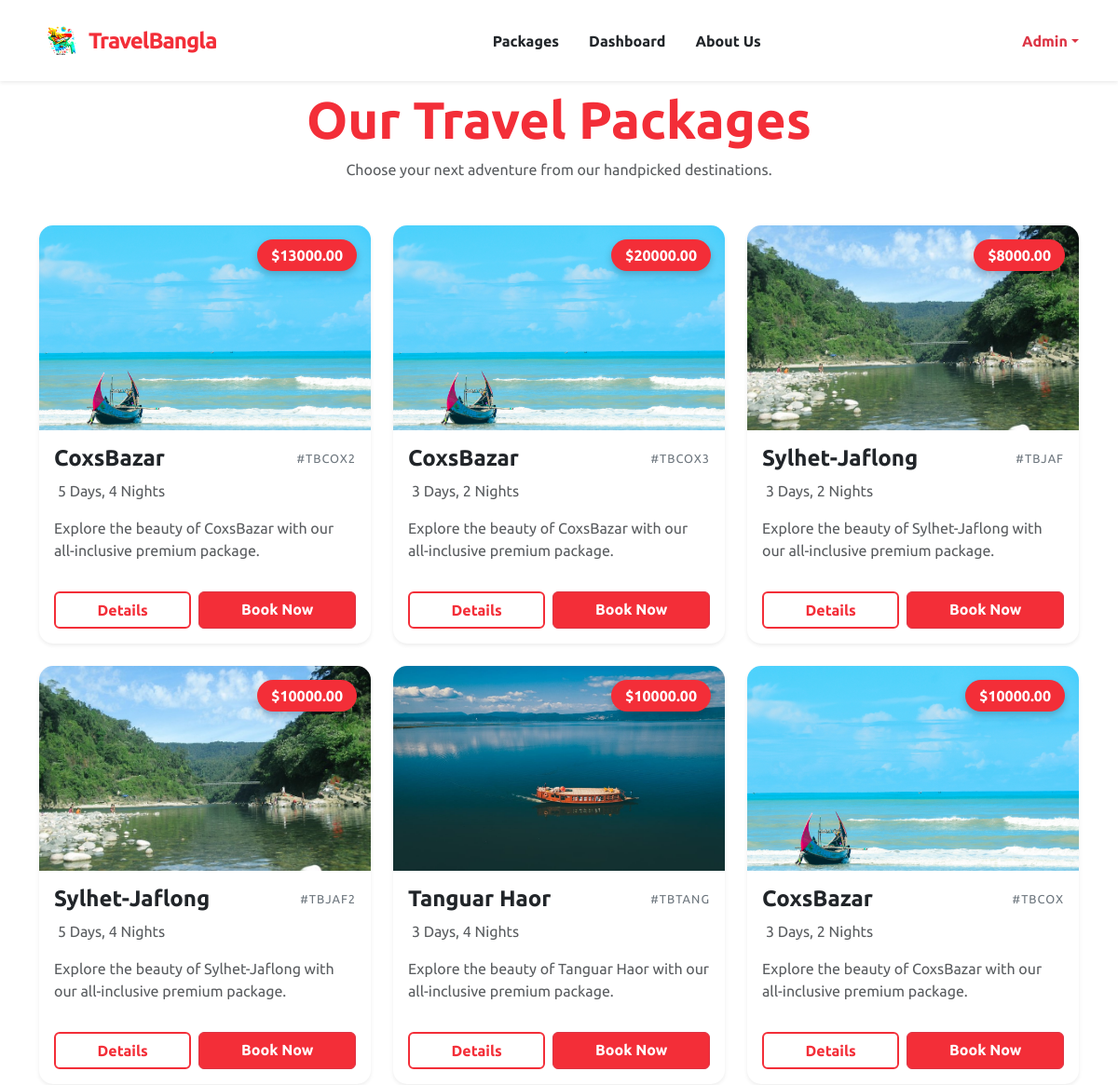
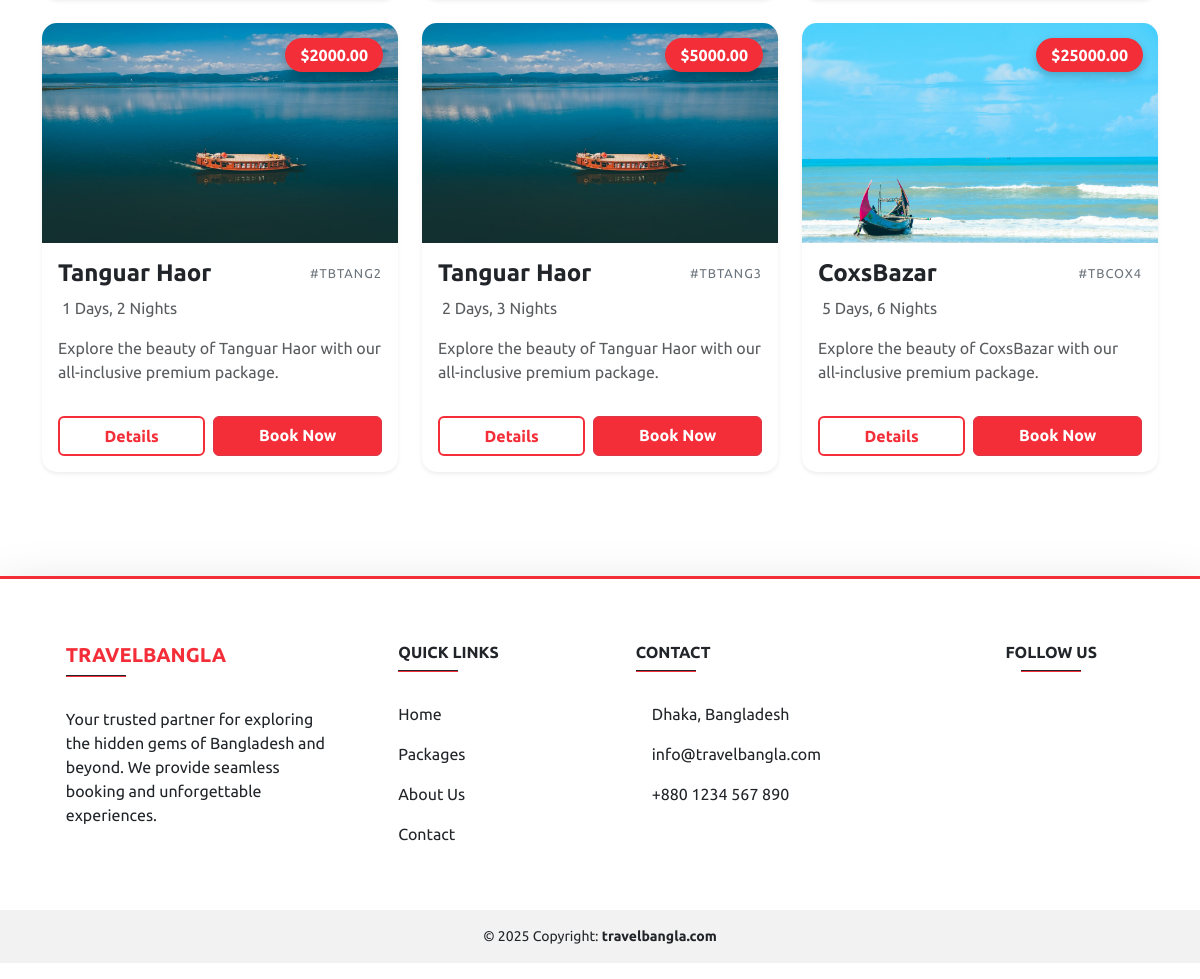
/packages/ (signed in), run on the app's committed database (2 pictures, top to bottom).
### Home/models.py (models this page shows, shortened)
class Package(models.Model):
    pName = models.CharField(max_length=100, primary_key=True, verbose_name="Package Name")
    destination = models.CharField(max_length=100, verbose_name="Destination")
    hotel = models.CharField(max_length=100, verbose_name="Hotel Name")
    days = models.IntegerField(verbose_name="Number of Days")
    nights = models.IntegerField(verbose_name="Number of Nights")
    price = models.DecimalField(max_digits=10, decimal_places=2, verbose_name="Package Price")
    description = models.TextField(verbose_name="Package Description")
    imgname = models.CharField(max_length=100, verbose_name="Image Name")

### Home/views.py (the view)
# urls.py: path('packages/', views.packages, name='packages'),
def packages(request):
    packages = Package.objects.all()
    return render(request,'packages.html',{'packages': packages})

### templates/packages.html (shortened to what this page needs)
{% extends "base.html" %}
{% load static %}
{% block body %}
<div class="container mt-2">
  <div class="text-center mb-5">
    <h1 class="display-4 fw-bold" style="color: #f32e38;">Our Travel Packages</h1>
    <p class="text-muted">Choose your next adventure from our handpicked destinations.</p>
  </div>
  <div class="row">
    {% for package in packages %}
    <div class="col-md-6 col-lg-4 mb-4">
      <div class="card package-card shadow-sm h-100">
        <div class="img-container">
            <img src="{% static package.imgname|add:'.jpg' %}" class="card-img-top" alt="{{ package.destination }}">
            <div class="price-badge">${{ package.price }}</div>
        </div>
        <div class="card-body d-flex flex-column">
          <div class="d-flex justify-content-between align-items-center mb-2">
              <h4 class="card-title fw-bold mb-0">{{ package.destination }}</h4>
              <span class="package-id">#{{ package.pName }}</span>
          </div>
          <div class="mb-3">
              <span class="text-muted">
                 {{ package.days }} Days, {{ package.nights }} Nights
              </span>
          </div>
          <p class="card-text text-muted flex-grow-1">
              Explore the beauty of {{ package.destination }} with our all-inclusive premium package.
          </p>
          <div class="d-grid gap-2 d-md-flex justify-content-md-between mt-3">
            <a href="{% url 'details' package.pName %}" class="btn btn-details fw-bold px-4 flex-grow-1">
                Details
            </a>
            <a href="{% url 'booking' package.pName %}" class="btn btn-danger fw-bold px-4 flex-grow-1" style="background-color: #f32e38;">
                Book Now
            </a>
          </div>
        </div>
      </div>
    </div>
    {% endfor %}
  </div>
</div>
{% endblock body %}

### templates/base.html (shortened to what this page needs)
{% load static %}
<!doctype html>
<html lang="en">
  <head>
    <link
      href="https://cdn.jsdelivr.net/npm/bootstrap@5.3.3/dist/css/bootstrap.min.css"
      rel="stylesheet"
    />
  </head>
  <body style="font-family: Ubuntu">
    <nav
      class="navbar navbar-expand-lg navbar-light bg-white sticky-top shadow-sm py-3"
    >
      <div class="container">
        <a class="navbar-brand d-flex align-items-center" href="/">
          <img src="{% static 'tb2.png' %}" alt="Logo" width="45" height="45" />
          <span
            class="fw-bold fs-4 ms-2"
            style="color: #f32e38; letter-spacing: -1px"
            >TravelBangla</span
          >
        </a>
        <div class="collapse navbar-collapse" id="mainNavbar">
          <ul class="navbar-nav mx-auto mb-2 mb-lg-0">
            <li class="nav-item">
              <a
                class="nav-link fw-semibold px-3 text-dark hover-red"
                href="{% url 'packages' %}"
                >Packages</a
              >
            </li>
            <li class="nav-item">
              <a
                class="nav-link fw-semibold px-3 text-dark hover-red"
                href="{% url 'dashboard' request.user.id %}"
                >Dashboard</a
              >
            </li>
            <li class="nav-item">
              <a
                class="nav-link fw-semibold px-3 text-dark hover-red"
                href="{% url 'aboutus' %}"
                >About Us</a
              >
            </li>
          </ul>
          <div class="d-none d-lg-flex align-items-center">
            {% if request.user.is_authenticated %}
            <div class="dropdown">
              <a
                class="nav-link dropdown-toggle d-flex align-items-center text-danger fw-bold"
                href="#"
                id="userDropdown"
                role="button"
                data-bs-toggle="dropdown"
                aria-expanded="false"
              >
                {{request.user.username}}
              </a>
            </div>
            {% endif %}
          </div>
        </div>
      </div>
    </nav>
    {% block body %}{% endblock body %}
  </body>
  <footer
    class="bg-white text-dark pt-5 pb-3 shadow-lg"
    style="margin-top: 80px; border-top: 3px solid #f32e38"
  >
    <div class="container mt-3">
      <div class="row text-center text-md-start">
        <div class="col-md-4 col-lg-4 col-xl-3 mx-auto mb-4">
          <h5 class="text-uppercase fw-bold" style="color: #f32e38">
            TravelBangla
          </h5>
          <hr
            class="mb-4 mt-0 d-inline-block mx-auto"
            style="
              width: 60px;
              background-color: #f32e38;
              height: 2px;
              opacity: 1;
            "
          />
          <p>
            Your trusted partner for exploring the hidden gems of Bangladesh and
            beyond. We provide seamless booking and unforgettable experiences.
          </p>
        </div>
        <div class="col-md-2 col-lg-2 col-xl-2 mx-auto mb-4">
          <h6 class="text-uppercase fw-bold">Quick Links</h6>
          <hr
            class="mb-4 mt-0 d-inline-block mx-auto"
            style="
              width: 60px;
              background-color: #f32e38;
              height: 2px;
              opacity: 1;
            "
          />
          <p><a href="/" class="text-dark text-decoration-none">Home</a></p>
          <p>
            <a href="/packages" class="text-dark text-decoration-none"
              >Packages</a
            >
          </p>
          <p>
            <a href="/about" class="text-dark text-decoration-none">About Us</a>
          </p>
          <p>
            <a href="/contact" class="text-dark text-decoration-none"
              >Contact</a
            >
          </p>
        </div>
        <div class="col-md-4 col-lg-3 col-xl-3 mx-auto mb-md-0 mb-4">
          <h6 class="text-uppercase fw-bold">Contact</h6>
          <hr
            class="mb-4 mt-0 d-inline-block mx-auto"
            style="
              width: 60px;
              background-color: #f32e38;
              height: 2px;
              opacity: 1;
            "
          />
          <p>
            Dhaka, Bangladesh
          </p>
          <p>
            info@travelbangla.com
          </p>
          <p>
            +880 1234 567 890
          </p>
        </div>
        <div class="col-md-3 col-lg-2 col-xl-2 mx-auto mb-4 text-center">
          <h6 class="text-uppercase fw-bold">Follow Us</h6>
          <hr
            class="mb-4 mt-0 d-inline-block mx-auto"
            style="
              width: 60px;
              background-color: #f32e38;
              height: 2px;
              opacity: 1;
            "
          />
        </div>
      </div>
    </div>
    <div
      class="text-center p-3 mt-4"
      style="background-color: rgba(0, 0, 0, 0.05); font-size: 14px"
    >
      © 2025 Copyright:
      <a
        class="text-dark fw-bold text-decoration-none"
        href="https://travelbangla.com/"
        >travelbangla.com</a
      >
    </div>
  </footer>
</html>

### templates/base.html (style rules this page uses)
.navbar { z-index: 1050; }
.hover-red { transition: color 0.3s ease; }

### templates/packages.html (style rules this page uses)
.package-card { transition: transform 0.3s ease, box-shadow 0.3s ease; border: none; border-radius: 15px; overflow: hidden; }
.img-container { overflow: hidden; position: relative; }
.package-card img { transition: transform 0.5s ease; object-fit: cover; height: 220px; }
.price-badge { position: absolute; top: 15px; right: 15px; background-color: #f32e38; color: white; padding: 5px 15px; border-radius: 50px; font-weight: bold; box-shadow: 0 4px 8px rgba(0,0,0,0.2); }
.package-id { font-size: 0.8rem; text-transform: uppercase; color: #6c757d; letter-spacing: 1px; }
.btn-details { background-color: transparent; border: 2px solid #f32e38; color: #f32e38; }

### data on the page
Package: imgname (picture), price "13000.00", destination "CoxsBazar", pName "TBCOX2", days "5", nights "4"
Package: imgname (picture), price "20000.00", destination "CoxsBazar", pName "TBCOX3", days "3", nights "2"
Package: imgname (picture), price "8000.00", destination "Sylhet-Jaflong", pName "TBJAF", days "3", nights "2"
Package: imgname (picture), price "10000.00", destination "Sylhet-Jaflong", pName "TBJAF2", days "5", nights "4"
Package: imgname (picture), price "10000.00", destination "Tanguar Haor", pName "TBTANG", days "3", nights "4"
Package: imgname (picture), price "10000.00", destination "CoxsBazar", pName "TBCOX", days "3", nights "2"
Package: imgname (picture), price "2000.00", destination "Tanguar Haor", pName "TBTANG2", days "1", nights "2"
Package: imgname (picture), price "5000.00", destination "Tanguar Haor", pName "TBTANG3", days "2", nights "3"
Package: imgname (picture), price "25000.00", destination "CoxsBazar", pName "TBCOX4", days "5", nights "6"

### other printed values
{{ request.user.username }} "Admin"
